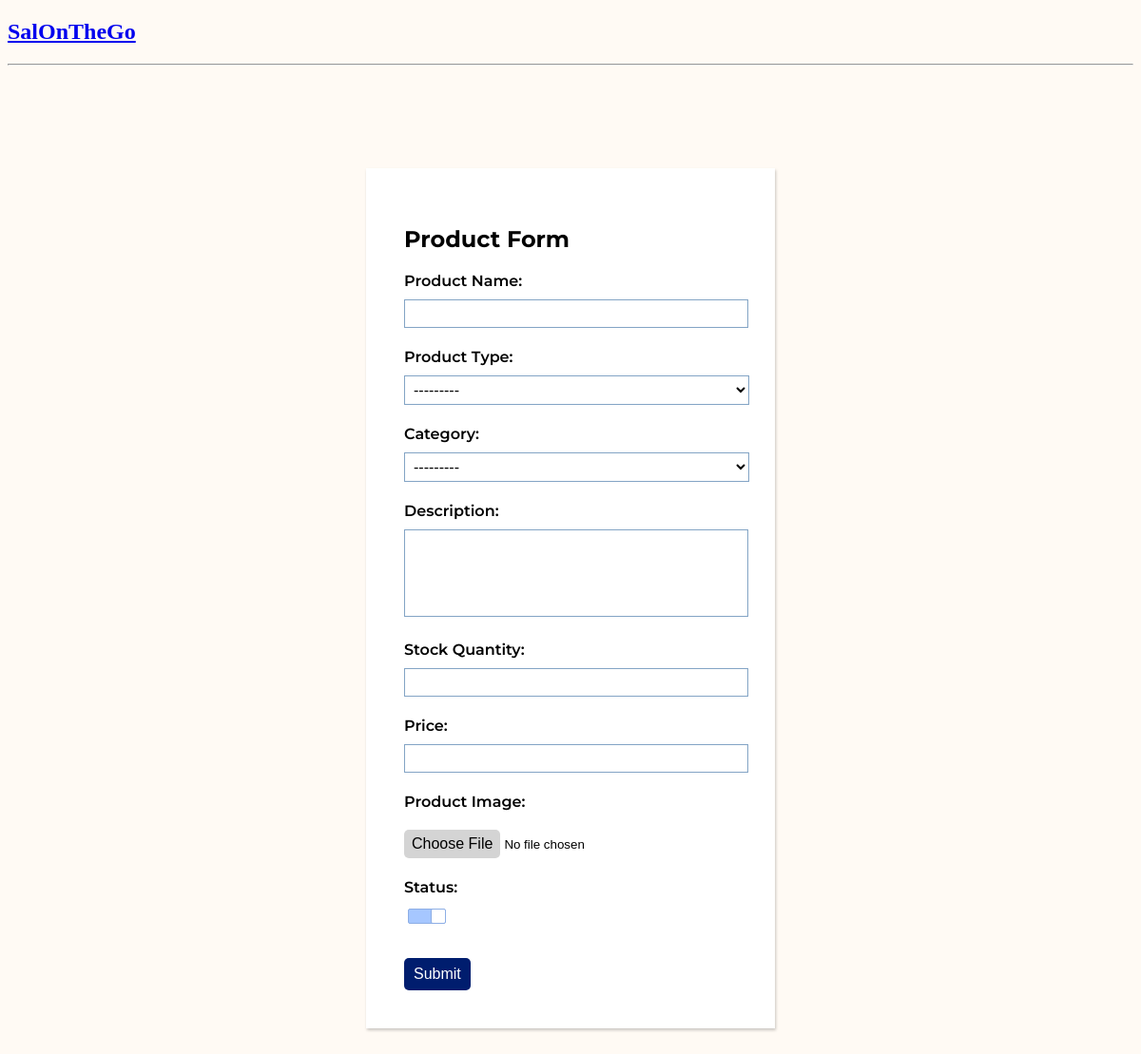
/create-product/, run on an earlier commit of the app's database.
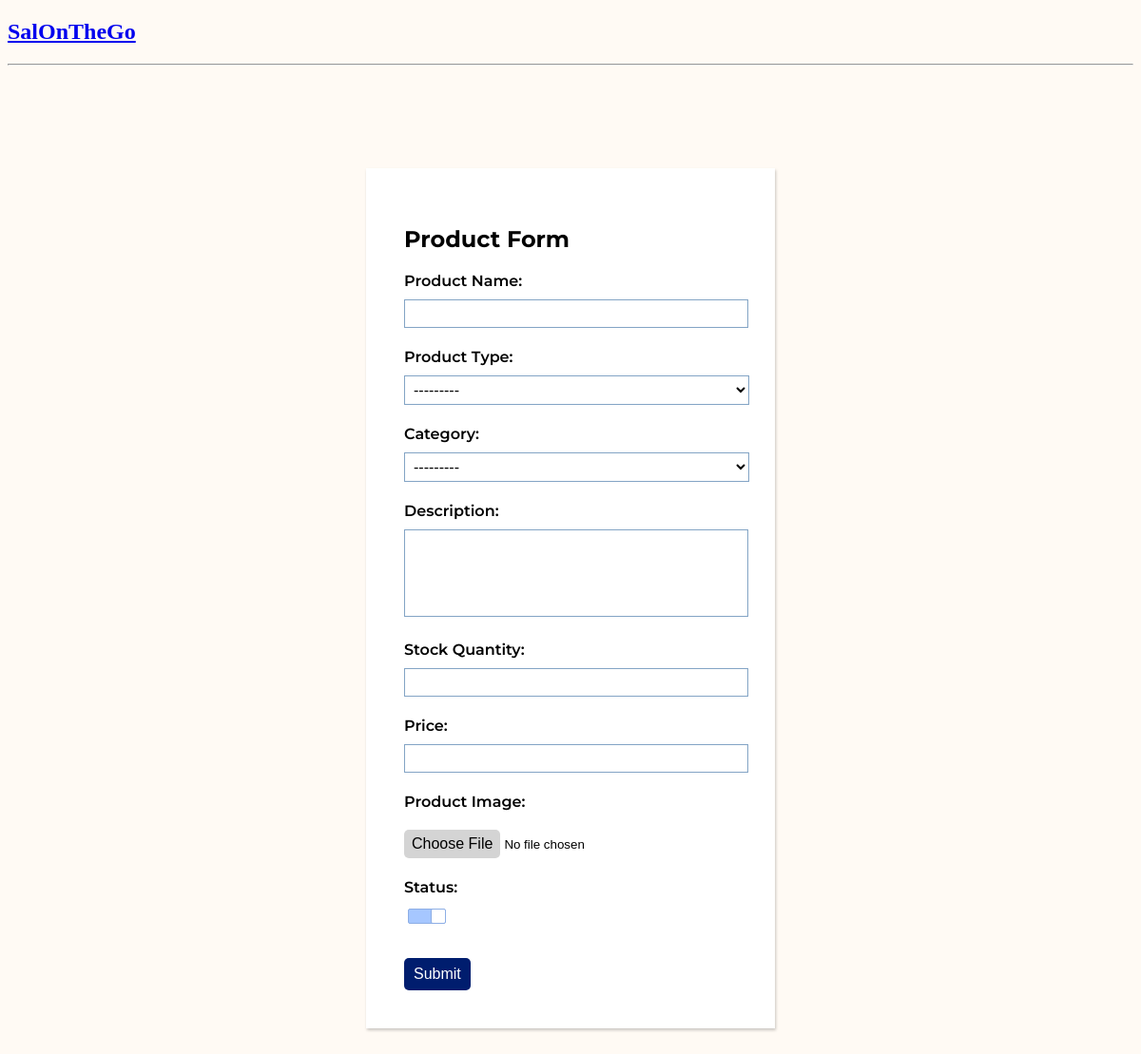
And on a later commit of the database.
### base/models.py (models this page shows)
class ProductType(models.Model):
    ProdType_Name = models.CharField(max_length=200, verbose_name="Product Type", unique=True)
    def __str__(self):
        return self.ProdType_Name

### base/views.py (the view)
# urls.py: path('create-product/', views.ins_createProduct, name="create-product"),
def ins_createProduct(request):
    form = insProductForm()
    if request.method == 'POST':
        form = insProductForm(request.POST)
        if form.is_valid():
            form.save()
            return redirect('ins-products')
    context = {'form': form}
    return render(request, 'base/ins-products/product_form.html', context)

### base/forms.py
class insProductForm(ModelForm):
    class Meta:
        model = insProduct
        fields = ['Prod_Name', 'ProdType_Name', 'Cat_Name', 'Prod_Desc', 'Prod_stockQty', 'Prod_Price', 'Prod_Image', 'is_active']

### base/models.py (called while the page is built)
    def __str__(self):
        return self.Cat_Name

### base/templates/base/ins-products/product_form.html (shortened to what this page needs)
{% extends 'main_products.html' %}
{% block content %}
<div class="main-wrapper">
    <div class="form-style">
        <h2>Product Form</h2>
        <form method="POST" enctype="multipart/form-data" action="">
            {{form.as_p}}
            <input type="submit" value="Submit" onclick="return confirm('Are you sure?');">
        </form>
    </div>
</div>
{% endblock content %}

What changed in the data, as far as the page shows it:
added ProductType: ProdType_Name "---------"
Also different on the page:
form field ProdType_Name: "---------" → (not shown)
